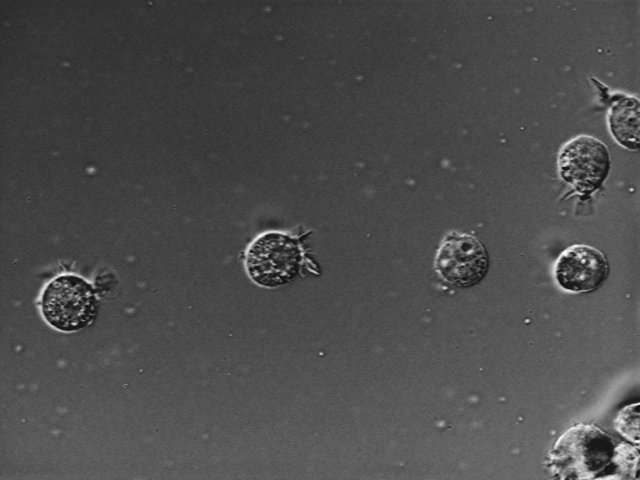
%> input picture Examples/images/imdata/AT3_1m4_01.tif, 640 x 480 px
$ octave --eval "result = fog_rectification(imread('../../../images/imdata/AT3_1m4_01.tif'));"   (GNU Octave 9; MATLAB toolbox functions it lacks are replaced by stand-ins)
%> lines starting %> are read from the running program, lines starting %| are printed output that depends on the picture
function [out]=fog_rectification(input) %#codegen

%   Copyright 2017 The MathWorks, Inc.

coder.gpu.kernelfun;
%> (this line was passed over: coder is not available in this run)

% restoreOut is used to store the output of restoration
restoreOut = zeros(size(input),'double');

% Changing the precision level of input image to double
input = double(input)./255;

%% Dark channel Estimation from input
darkChannel = min(input,[],3);

% diff_im is used as input and output variable for anisotropic diffusion
diff_im = 0.9*darkChannel;
num_iter = 3;

% 2D convolution mask for Anisotropic diffusion
hN = [0.0625 0.1250 0.0625; 0.1250 0.2500 0.1250; 0.0625 0.1250 0.0625];
hN = double(hN);

%% Refine dark channel using Anisotropic diffusion.
for t = 1:num_iter
      diff_im = conv2(diff_im,hN,'same');
end
%> this loop made 3 passes
%> pass 3, in fog_rectification, `diff_im = conv2(diff_im,hN,'same');`:
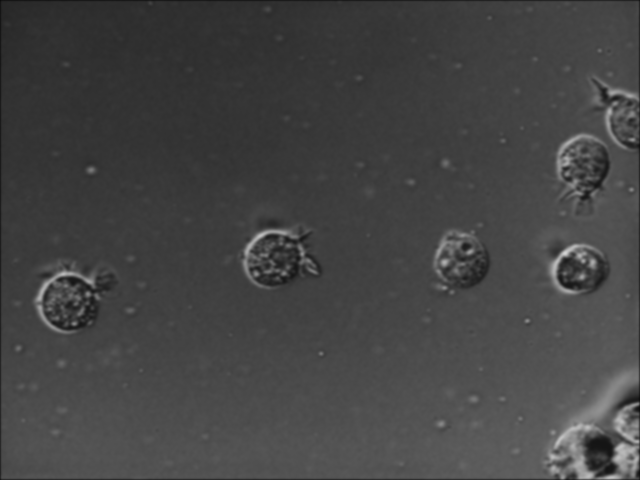
%> diff_im: size 480x640 double; min 0.0465, max 0.831, mean 0.269

%% Reduction with min
diff_im = min(darkChannel,diff_im);

diff_im = 0.6*diff_im ;
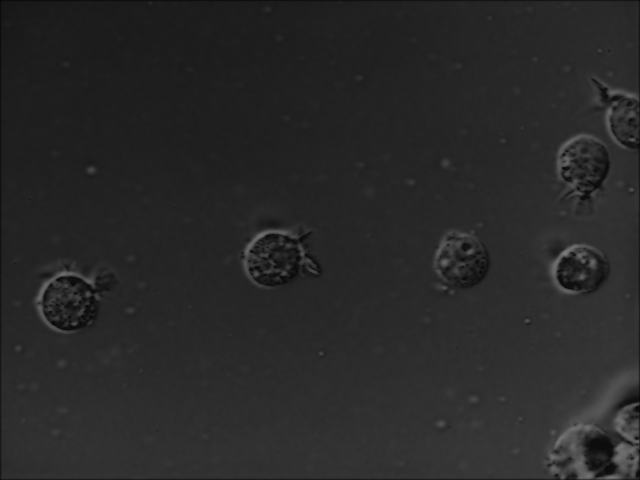
%> diff_im: size 480x640 double; min 0.0279, max 0.499, mean 0.161

%% Parallel element-wise math to compute
%  Restoration with inverse Koschmieder's law
factor=1.0./(1.0-(diff_im));
restoreOut(:,:,1)= (input(:,:,1)-diff_im).*factor;
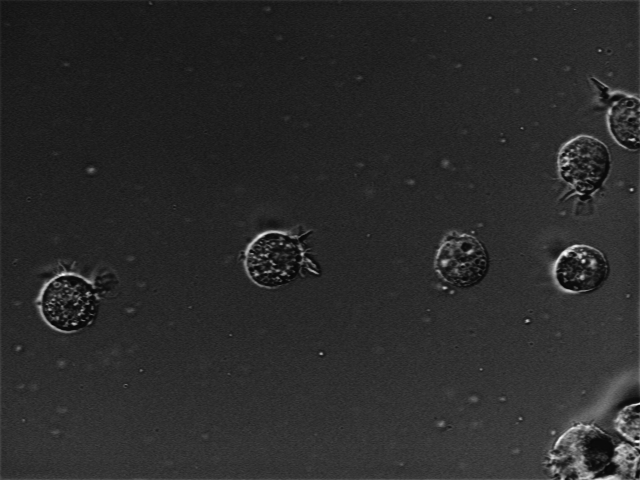
%> restoreOut: size 480x640 double; min 0.0244, max 0.994, mean 0.169
%> (the run ends here)
